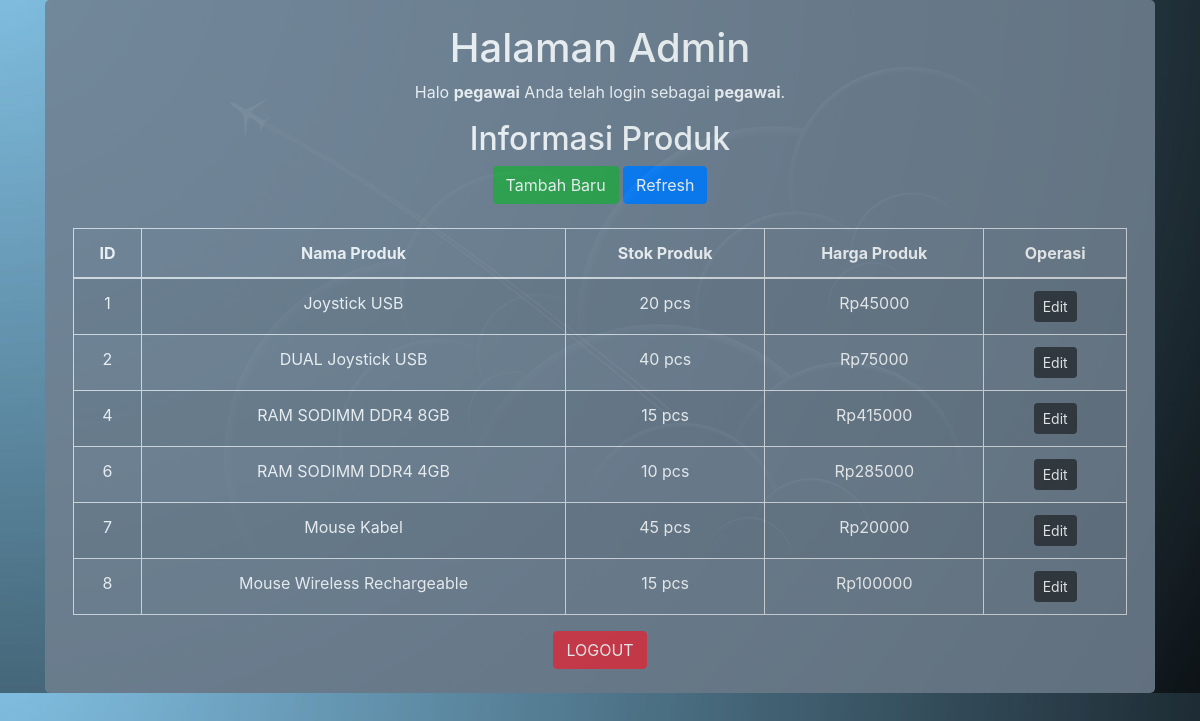
Screenshot of /halaman_pegawai.php (signed in) with the database file from the repository.
### tables this page shows
CREATE TABLE `produk` (
  `id_produk` int(3) NOT NULL,
  `nama_produk` varchar(50) NOT NULL,
  `stok_produk` int(3) NOT NULL,
  `harga_produk` int(10) NOT NULL
);

### halaman_pegawai.php (the view, shortened to what this page needs)
<!DOCTYPE html>
<html lang="en">
<head>
    <link rel="stylesheet" href="css/bootstrap.min.css">
</head>
<body style="background-image:url(img/landing.jpg); background-size:cover">
    <div class="container">
        <div class="rounded-lg" style="position: auto; left: 25%; right: 25%; color: white; text-align: center; background-color:slategray; opacity: 85%;">
			<br><h1>Halaman Admin</h1>
			<p>Halo <b><?php echo $_SESSION['nama_user']; ?></b> Anda telah login sebagai <b><?php echo $_SESSION['role_user']; ?></b>.</p>
			<div class="page-header clearfix">
                <h2 class="pull-left">Informasi Produk</h2>
                <a href="create.php" class="btn btn-success pull-right">Tambah Baru</a>
                <a href="halaman_pegawai.php" class="btn btn-primary pull-right">Refresh</a>
            </div>
            <?php
               	require_once "config.php";
                $sql = "SELECT * FROM produk";
                if($result = mysqli_query($link, $sql)){
                    if(mysqli_num_rows($result) > 0){
                        echo "<br><table align='center' class='table table-bordered table-striped' style='color: white; width: 95%;'>";
                            echo "<thead>";
                                echo "<tr>";
                                    echo "<th>ID</th>";
                                    echo "<th>Nama Produk</th>";
									echo "<th>Stok Produk</th>";
									echo "<th>Harga Produk</th>";
									echo "<th>Operasi</th>";
                                echo "</tr>";
                            echo "</thead>";
                            echo "<tbody>";
                            while($row = mysqli_fetch_array($result)){
                                echo "<tr>";
                                    echo "<td>" . $row['id_produk'] . "</td>";
                                    echo "<td>" . $row['nama_produk'] . "</td>";
                                    echo "<td>" . $row['stok_produk'] . " pcs</td>";
                                    echo "<td>Rp" . $row['harga_produk'] . "</td>";
                                    echo "<td>";
										echo "<a type='button' href='update.php?id=". $row['id_produk'] ."' title='Edit' data-toggle='tooltip' class='btn btn-dark btn-sm'>Edit</a>";
                                    echo "</td>";
                                echo "</tr>";
                            }
                            echo "</tbody>";
                        echo "</table>";
                    } else{
                        echo "<p class='lead'><em>Tidak ada data.</em></p>";
                    }
                } else{
                }
        	?>
			<center><a type="button" class="btn btn-danger" href="logout.php">LOGOUT</a><br/><br/></center>
		</div>
	</div>
</body>
</html>

### rows the page displays
produk: id_produk "1", nama_produk "Joystick USB", stok_produk "20", harga_produk "45000"
produk: id_produk "2", nama_produk "DUAL Joystick USB", stok_produk "40", harga_produk "75000"
produk: id_produk "4", nama_produk "RAM SODIMM DDR4 8GB", stok_produk "15", harga_produk "415000"
produk: id_produk "6", nama_produk "RAM SODIMM DDR4 4GB", stok_produk "10", harga_produk "285000"
produk: id_produk "7", nama_produk "Mouse Kabel", stok_produk "45", harga_produk "20000"
produk: id_produk "8", nama_produk "Mouse Wireless Rechargeable", stok_produk "15", harga_produk "100000"

### other values shown
$_SESSION['nama_user'] "pegawai"
$_SESSION['role_user'] "pegawai"
